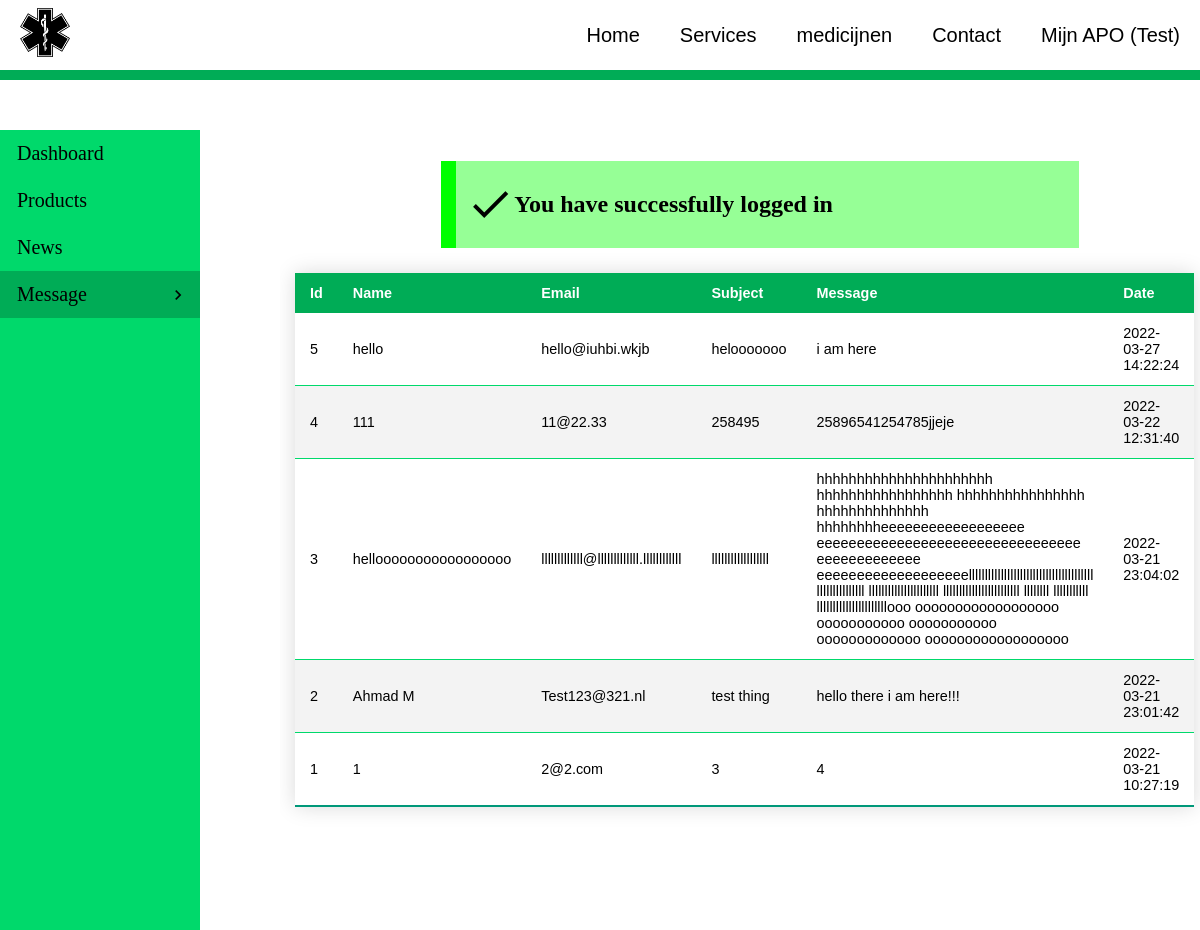
The app's page /AdminPage/AdminContact.php (signed in), older data.
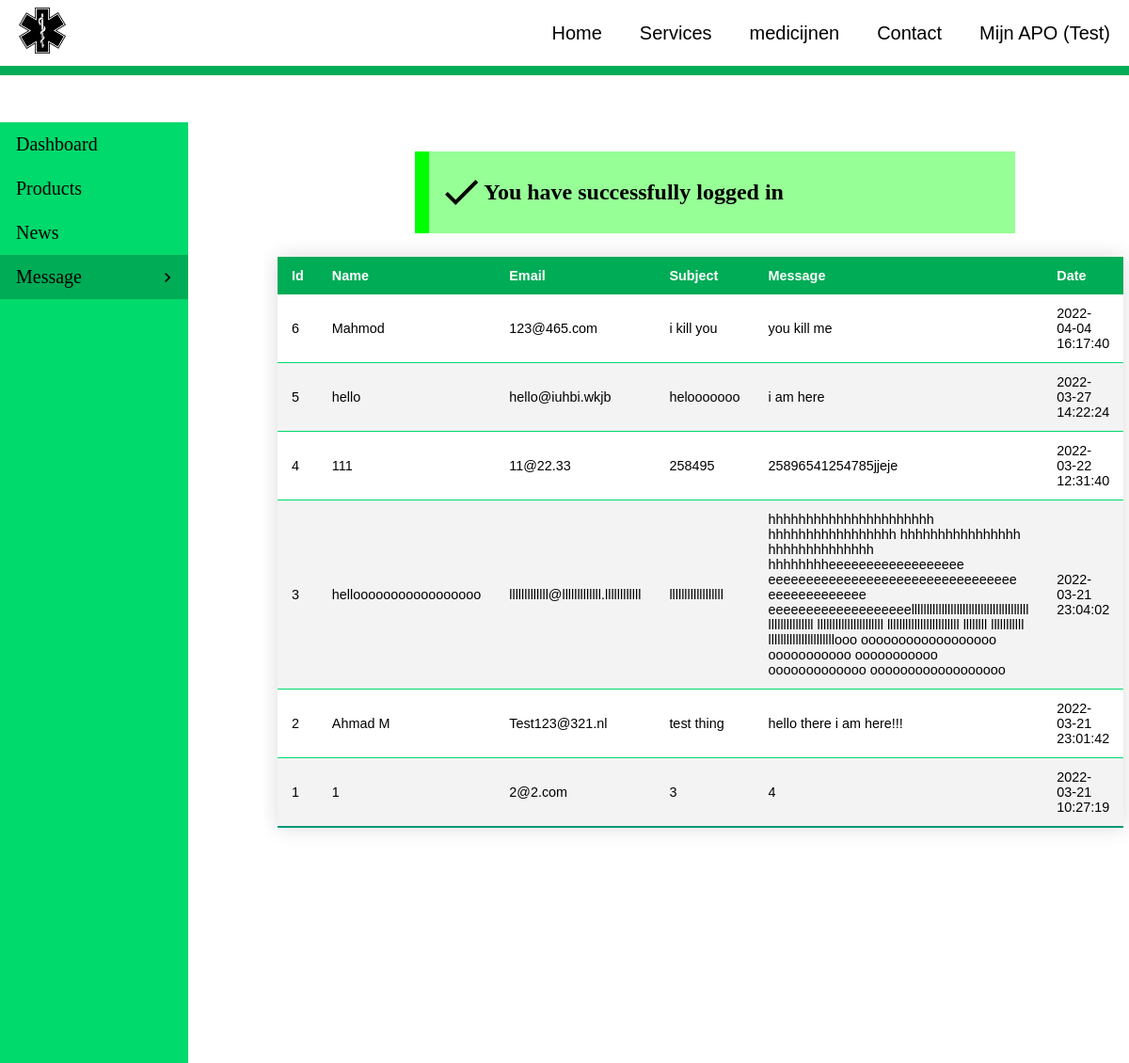
The same page, newer data.
### tables this page shows
CREATE TABLE `messages` (
  `messages_id` int(11) NOT NULL,
  `messages_name` text NOT NULL,
  `messages_email` text NOT NULL,
  `messages_subject` text NOT NULL,
  `messages_message` text NOT NULL,
  `messages_date` timestamp NOT NULL DEFAULT current_timestamp()
);

### PHP/inc/Contact.inc.php (the view)
<?php
require_once $_SERVER["DOCUMENT_ROOT"] . '/apo_ahmad/PHP/db_connection.php';
if (isset($_GET['sortingOrder'])) {
    if ($_GET['sortingOrder'] != 'DESC') {
        $sql = "SELECT * FROM messages ORDER BY messages_date DESC";
    } else {
        $sql = "SELECT * FROM messages ORDER BY messages_date ASC";
    }
} else {
    $sql = "SELECT * FROM messages ORDER BY messages_date DESC";
}
$results = mysqli_query($conn, $sql);
while ($data = mysqli_fetch_array($results)) {
    echo '
        <tr>
            <td>' . $data["messages_id"] . '</td>
            <td>' . $data["messages_name"] . '</td>
            <td>' . $data["messages_email"] . '</td>
            <td>' . $data["messages_subject"] . '</td>
            <td>' . $data["messages_message"] . '</td>
            <td>' . $data["messages_date"] . '</td>
        </tr>
    ';
}

### PHP/inc/messages.inc.php (shortened to what this page needs)
<?php
$messages = $_SESSION['messages'];
?>
<ul>
    <?php foreach ($messages as $message) :
        switch ($message[0]) {
    ?>
            <?php
            case "success":
            ?>
                <div class="successContainer">
                    <span class="material-icons md-48">done</span>
                    <h2><?php echo $message[1]; ?></h2>
                </div>
            <?php
                break;
            ?>
        <?php
        }
        ?>
    <?php endforeach; ?>
</ul>

Row changes from the older to the newer data that the page shows:
added messages: messages_id "6", messages_name "Mahmod", messages_email "123@465.com", messages_subject "i kill you", messages_message "you kill me", messages_date "2022-04-04 16:17:40"
